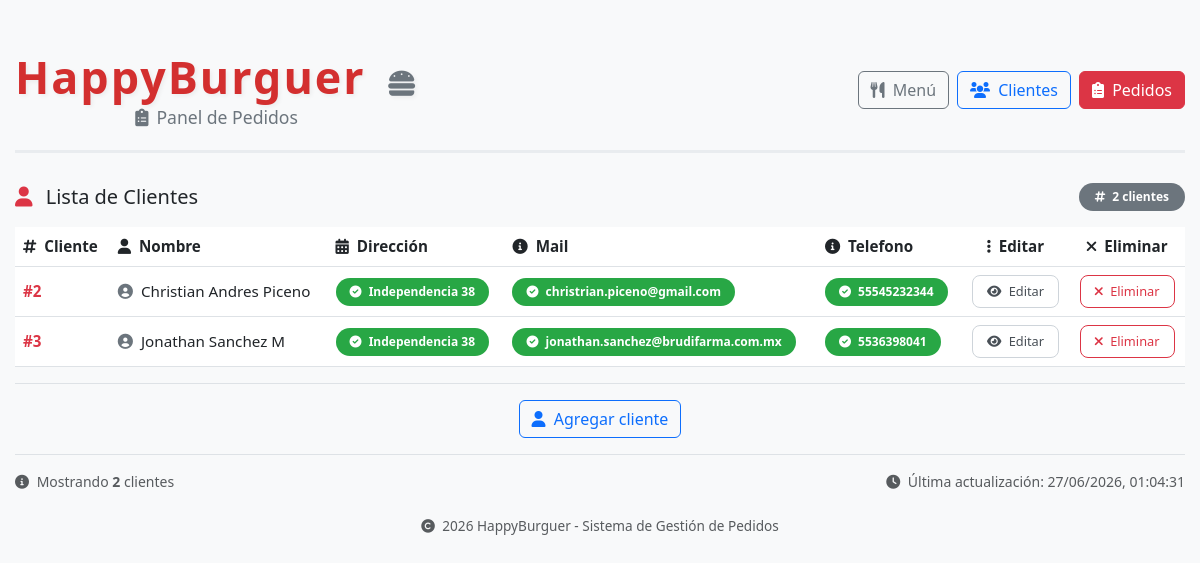
Before: /clientes with the older database file.
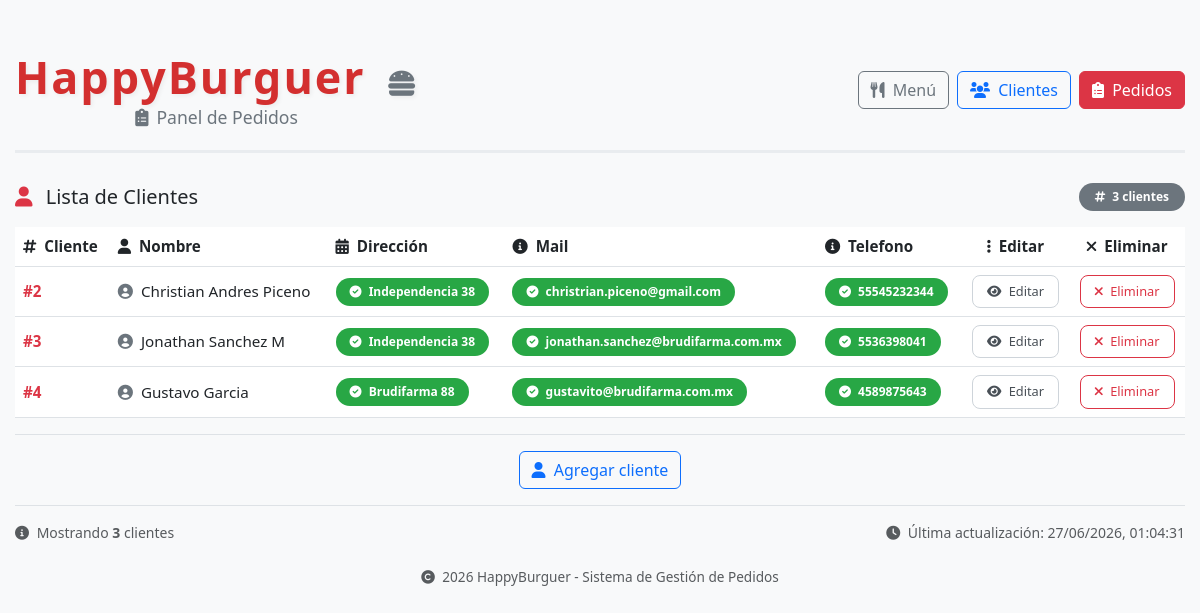
After: the same page with the newer database file.
### tables this page shows
CREATE TABLE Clientes (
                                    clave INTEGER PRIMARY KEY AUTOINCREMENT NOT NULL,
                                    nombre varchar(200) Not Null,
                                    direccion varchar(300),
                                    correo_electronico varchar(100),
                                    telefono varchar(15));

### routes/clientes.py (the view)
@cliente_bp.route("/clientes")
def listar_clientes():
    clientes = clientes_model.obtener()
    return render_template("clientes.html", clientes=clientes)

### db/db.py (called while the page is built)
    def getConnection(self):
        conn = sqlite3.connect(self.nombreDb)
        conn.execute("PRAGMA foreign_keys = ON")
        return conn

### models/cliente.py (called while the page is built)
    def obtener(self):
        with self.db.getConnection() as conn:
            return conn.execute("Select * From Clientes").fetchall()

### templates/clientes.html
{% extends 'layout.html' %}
{% block contenido %}
    <div class="clientes-card">
            <div class="d-flex justify-content-between align-items-center mb-3 flex-wrap">
                <h5 class="mb-0">
                    <i class="fas fa-user me-2 text-danger"></i>
                    Lista de Clientes
                </h5>
                <span class="badge bg-secondary rounded-pill px-3 py-2">
                    <i class="fas fa-hashtag me-1"></i> {{ clientes|length }} clientes
                </span>
            </div>
            <div class="table-responsive">
                <table class="table table-clientes table-hover align-middle">
                    <thead>
                        <tr>
                            <th><i class="fas fa-hashtag me-1"></i> Cliente</th>
                            <th><i class="fas fa-user me-1"></i> Nombre</th>
                            <th><i class="fas fa-calendar-alt me-1"></i> Dirección</th>
                            <th><i class="fas fa-info-circle me-1"></i> Mail</th>
                            <th><i class="fas fa-info-circle me-1"></i> Telefono</th>
                            <th class="text-center"><i class="fas fa-ellipsis-v me-1"></i> Editar</th>
                            <th class="text-center"><i class="fas fa-times me-1"></i> Eliminar</th>
                        </tr>
                    </thead>
                    <tbody>
                        {% for c in clientes %}
                            <tr>
                                <td><span class="fw-bold text-danger">#{{ c[0] }}</span></td>
                                <td><i class="fas fa-user-circle me-2 text-secondary"></i>{{ c[1] }}</td>
                                <td><span class="badge-activo"><i class="fas fa-check-circle me-1"></i> {{ c[2] }}</span></td>
                                <td><span class="badge-activo"><i class="fas fa-check-circle me-1"></i> {{ c[3] }}</span></td>
                                <td><span class="badge-activo"><i class="fas fa-check-circle me-1"></i> {{ c[4] }}</span></td>
                                <td class="text-center">
                                    <a href="{{url_for('clientes.agrega_edita_clientes', cliente_id=c[0])}}">
                                        <button class="btn-detalle" title="Editar cliente">
                                            <i class="fas fa-eye me-1"></i> Editar
                                        </button>
                                    </a>
                                </td>
                                <td class="text-center">
                                    <form action="{{ url_for('clientes.elimina_cliente', cliente_id=c[0]) }}" method="POST" style="display:inline;">
                                        <button class="btn-cancelar" type="submit" title="Eliminar cliente">
                                            <i class="fas fa-times me-1"></i> Eliminar
                                        </button>
                                    </form>
                                </td>
                            </tr>
                        {% endfor %}
                    </tbody>
                </table>
            </div>
            <div class="d-flex justify-content-center align-items-center mt-3 pt-3 border-top flex-wrap">
                <a href="{{url_for('clientes.agrega_edita_clientes', cliente_id=0)}}">
                    <button class="btn btn-outline-primary" id="btnMenu">
                        <i class="fas fa-user me-1"></i> Agregar cliente
                    </button>
                </a>
            </div>
            <div class="d-flex justify-content-between align-items-center mt-3 pt-3 border-top flex-wrap">
                <small class="text-muted">
                    <i class="fas fa-info-circle me-1"></i>
                    Mostrando <strong>{{ clientes|length }}</strong> clientes
                </small>
                <small class="text-muted">
                    <i class="fas fa-clock me-1"></i>
                    Última actualización: <span id="hora-actual"></span>
                </small>
            </div>
        </div>
{% endblock %}

Changed rows visible on the page:
added Clientes: clave "4", nombre "Gustavo Garcia", direccion "Brudifarma 88", correo_electronico "gustavito@brudifarma.com.mx", telefono "4589875643"
Other visible differences:
{{ clientes|length }}: "2" → "3"
